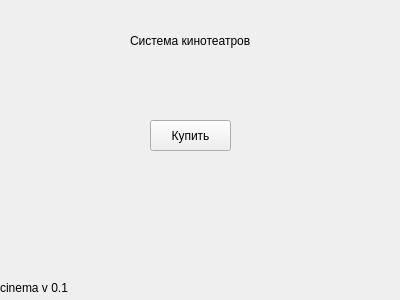
<?xml version="1.0" encoding="UTF-8"?>
<ui version="4.0">
 <class>Form</class>
 <widget class="QWidget" name="Form">
  <property name="geometry">
   <rect>
    <x>0</x>
    <y>0</y>
    <width>400</width>
    <height>300</height>
   </rect>
  </property>
  <property name="windowTitle">
   <string>Form</string>
  </property>
  <widget class="QPushButton" name="pushButton">
   <property name="geometry">
    <rect>
     <x>150</x>
     <y>120</y>
     <width>81</width>
     <height>31</height>
    </rect>
   </property>
   <property name="text">
    <string>Купить</string>
   </property>
  </widget>
  <widget class="QLabel" name="label">
   <property name="geometry">
    <rect>
     <x>0</x>
     <y>280</y>
     <width>91</width>
     <height>16</height>
    </rect>
   </property>
   <property name="toolTip">
    <string>&lt;html&gt;&lt;head/&gt;&lt;body&gt;&lt;p&gt;cinema v 0.1&lt;/p&gt;&lt;/body&gt;&lt;/html&gt;</string>
   </property>
   <property name="text">
    <string>cinema v 0.1</string>
   </property>
  </widget>
  <widget class="QLabel" name="label_2">
   <property name="geometry">
    <rect>
     <x>130</x>
     <y>10</y>
     <width>191</width>
     <height>61</height>
    </rect>
   </property>
   <property name="minimumSize">
    <size>
     <width>111</width>
     <height>31</height>
    </size>
   </property>
   <property name="toolTip">
    <string>&lt;!DOCTYPE HTML PUBLIC &quot;-//W3C//DTD HTML 4.0//EN&quot; &quot;http://www.w3.org/TR/REC-html40/strict.dtd&quot;&gt;
&lt;html&gt;&lt;head&gt;&lt;meta name=&quot;qrichtext&quot; content=&quot;1&quot; /&gt;&lt;style type=&quot;text/css&quot;&gt;
p, li { white-space: pre-wrap; }
&lt;/style&gt;&lt;/head&gt;&lt;body style=&quot; font-family:'MS Shell Dlg 2'; font-size:8pt; font-weight:400; font-style:normal;&quot;&gt;
&lt;p style=&quot; margin-top:0px; margin-bottom:0px; margin-left:0px; margin-right:0px; -qt-block-indent:0; text-indent:0px;&quot;&gt;&lt;span style=&quot; font-size:16pt; font-weight:600;&quot;&gt;Система кинотеатров&lt;/span&gt;&lt;/p&gt;&lt;/body&gt;&lt;/html&gt;</string>
   </property>
   <property name="text">
    <string>Система кинотеатров</string>
   </property>
  </widget>
 </widget>
 <resources/>
 <connections/>
</ui>
